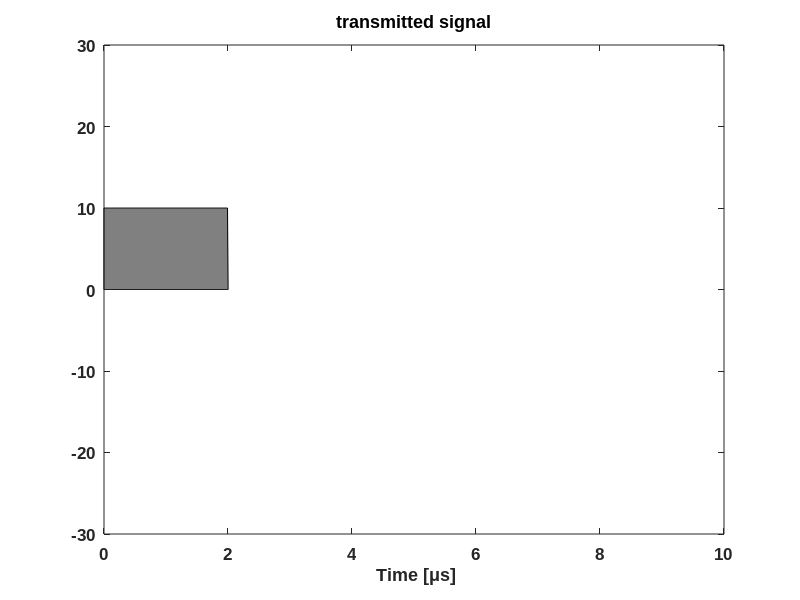
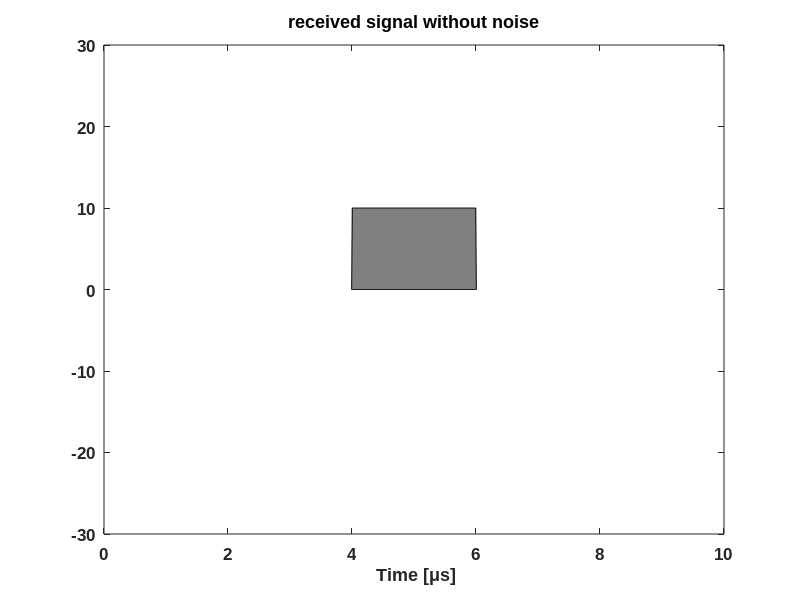
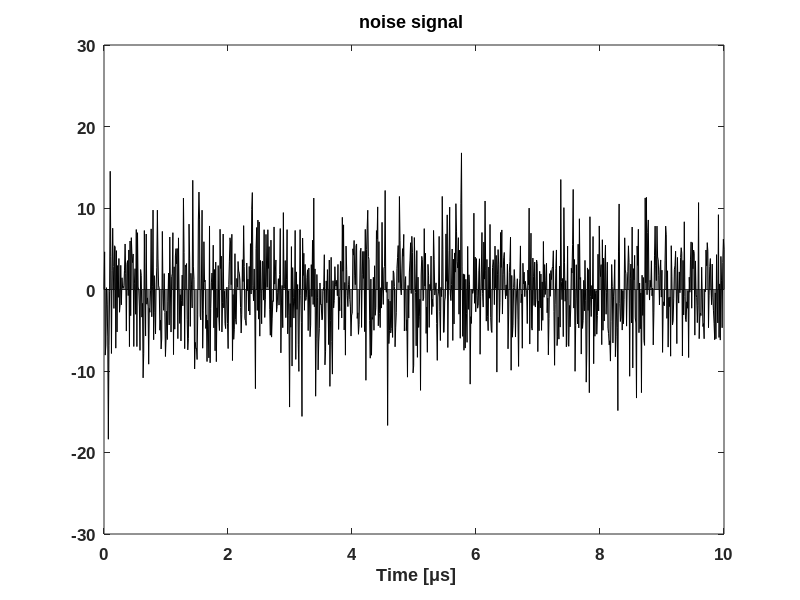
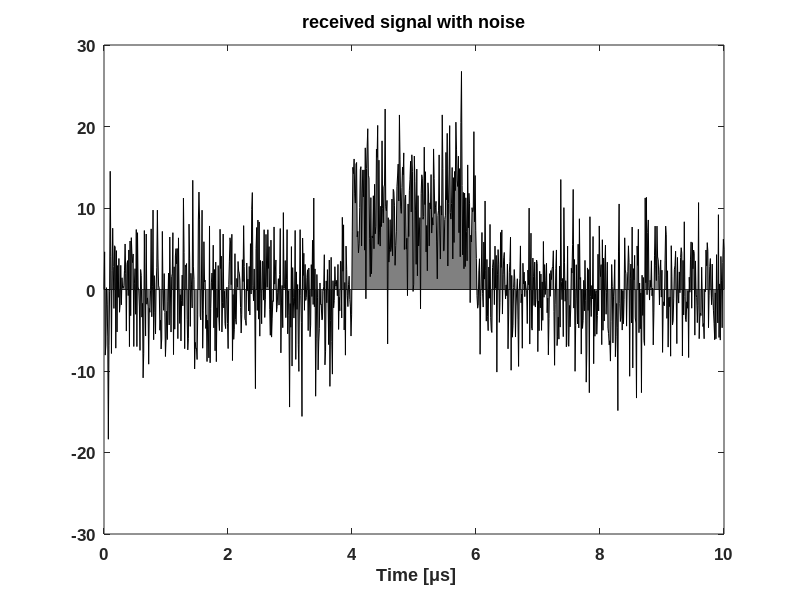

Write MATLAB code to recreate these figures, in order.
%----------------------------------------------------------------
% This code can be used to generate Figure 3-8
%----------------------------------------------------------------
clear all
close all

%--- transmitted signal ------------------------------------
fc = 8e8; % initial frequency 
To = 10e-6; %pulse duration
N = 200; %sample points
td = 4e-6; % delay 

t = 0:To/(5*N-1):To; %time vector
tt = t*1e6; %time vector in micro seconds

s = 10*ones(1,N);
s(5*N) =0; % transmitted signal replica
sr = s;% replica
M=round(td/To*(5*N));% shift amount
ss=circshift(sr.',M);ss=ss.';

%---Figure 3.8(a)------------------------------------------------
h1=figure;
h = area(tt,sr);
set(h,'FaceColor',[.5 .5 .5])
set(gca,'FontName', 'Arial', 'FontSize',12,'FontWeight', 'Bold'); 
title('transmitted signal');
xlabel(' Time [\mus]')
axis([min(tt) max(tt) -30 30]);
%saveas(h1,'MF_1.png','png');

%---Figure 3.8(b)------------------------------------------------
h1=figure;
h = area(tt,ss)
set(h,'FaceColor',[.5 .5 .5])
set(gca,'FontName', 'Arial', 'FontSize',12,'FontWeight', 'Bold'); 
title('received signal without noise');
xlabel(' Time [\mus]')
axis([min(tt) max(tt) -30 30]);
%saveas(h1,'MF_2.png','png');

%---Figure 3.8(c)------------------------------------------------
%--- Noise Signal ------------------------------------
n=5*randn(1,5*N);
% Plot noise signal 
h1=figure;
h=area(tt,n)
set(h,'FaceColor',[.5 .5 .5]);
set(gca,'FontName', 'Arial', 'FontSize',12,'FontWeight', 'Bold'); 
xlabel(' Time [\mus]'),title('noise signal '); 
axis([min(tt) max(tt) -30 30]);
%saveas(h1,'MF_3.png','png');

%---Figure 3.8(d)------------------------------------------------
%--- Received Signal ------------------------------------
x=ss+n;                
h1=figure;
h=area(tt,x)
set(h,'FaceColor',[.5 .5 .5]);
set(gca,'FontName', 'Arial', 'FontSize',12,'FontWeight', 'Bold');
xlabel(' Time [\mus]'),title('received signal with noise'); 
axis([min(tt) max(tt) -30 30]);
%saveas(h1,'MF_4.png','png');

%---Figure 3.8(e)------------------------------------------------
%--- Matched Filtering ------------------------------------
X=fft(x)/N; 
S = conj(fft(sr)/N);  
H=S;  
Y=X.*H; 
y=ifft(Y); 

% Plot matched filter output 
h1=figure;
h=area(tt,real(y)); 
set(h,'FaceColor',[.5 .5 .5]);
set(gca,'FontName', 'Arial', 'FontSize',12,'FontWeight', 'Bold');xlabel(' Time [\mus]')
axis([min(tt) max(tt) -.1 2]); title('matched filter output '); 
%saveas(h1,'MF_5.png','png');
